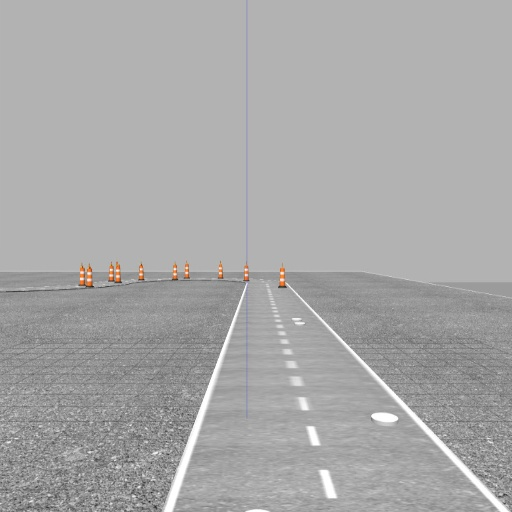
#> input picture SOC_lane_detection/input_images/in_img1.jpg, 512 x 512 px, found by its file name
$ jupyter execute appr1.ipynb   (older library calls are emulated)
#> lines starting #> are read from the running program, lines starting #| are printed output that depends on the picture; after the words box and inside, x2 and y2 are one past the last pixel; in counts of white or black regions, pixels touching at a corner belong together
<a href="https://colab.research.google.com/github/yashjonjale/Lane-Finder/blob/main/appr1.ipynb" target="_parent"></a>

[cell 1]
import cv2
from google.colab.patches import cv2_imshow
import numpy as np
from matplotlib import pyplot as plt

img = cv2.imread("drive/MyDrive/input_images/in_img1.jpg")
#> img is the input picture: shape (512, 512, 3); mean B, G, R 167.7, 167.7, 167.9
cv2_imshow(img)

[cell 2]
g_img = cv2.cvtColor(img, cv2.COLOR_BGR2GRAY)
cv2_imshow(g_img)

[cell 3]
# [28 lines of commented-out code are left out]
def region_selection(image):
    """
    Determine and cut the region of interest in the input image.
    Parameters:
        image: we pass here the output from canny where we have
        identified edges in the frame
    """
    # create an array of the same size as of the input image
    mask = np.zeros_like(image)
    # if you pass an image with more then one channel
    if len(image.shape) > 2:
        channel_count = image.shape[2]
        ignore_mask_color = (255,) * channel_count
    # our image only has one channel so it will go under "else"
    else:
          # color of the mask polygon (white)
        ignore_mask_color = 255
    # creating a polygon to focus only on the road in the picture
    # we have created this polygon in accordance to how the camera was placed
    rows, cols = image.shape[:2]
    bottom_left  = [cols * 0, rows * 1]
    top_left     = [cols * 0.3, rows * 0.6]
    bottom_right = [cols * 1, rows * 1]
    top_right    = [cols * 0.7, rows * 0.6]
    vertices = np.array([[bottom_left, top_left, top_right, bottom_right]], dtype=np.int32)
    # filling the polygon with white color and generating the final mask
    cv2.fillPoly(mask, vertices, ignore_mask_color)
    # performing Bitwise AND on the input image and mask to get only the edges on the road
    masked_image = cv2.bitwise_and(image, mask)
    return masked_image

[cell 4]
img_blur = cv2.GaussianBlur(g_img, (3, 3), 0)
cv2_imshow(img_blur)

[cell 5]
img_edges= cv2.Canny(img_blur, 100, 200, L2gradient=True)
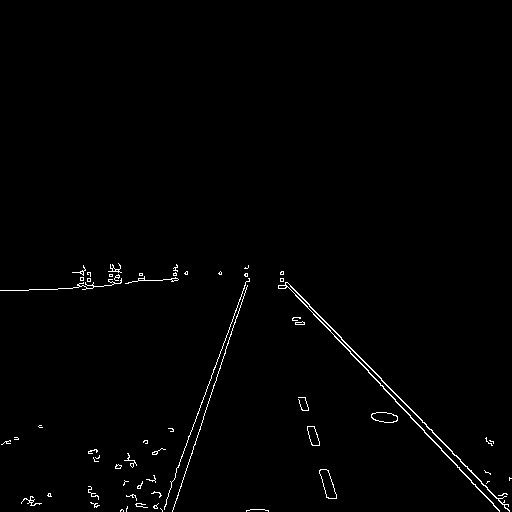
#> img_edges: shape (512, 512); 1% white in thin lines or dots, all inside (x1, y1, x2, y2) = (0, 263, 512, 512)

img_regsel_afed=region_selection(img_edges)
#> in region_selection, `cv2.fillPoly(mask, vertices, ignore_mask_color)`:
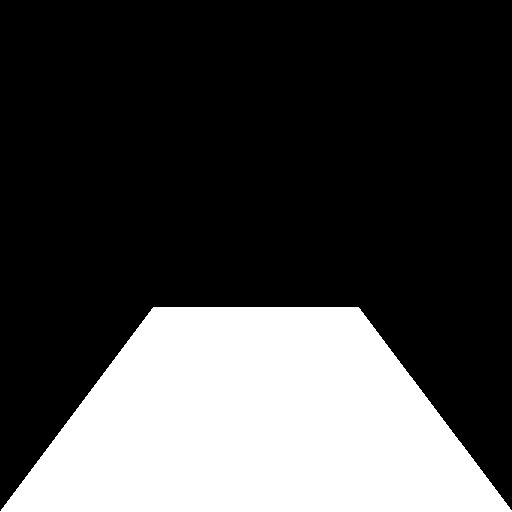
#> mask: shape (512, 512); 28.1% white; 1 white region, box (x1, y1, x2, y2) and area: (0, 307, 512, 512) 73697
#> in region_selection, `masked_image = cv2.bitwise_and(image, mask)`:
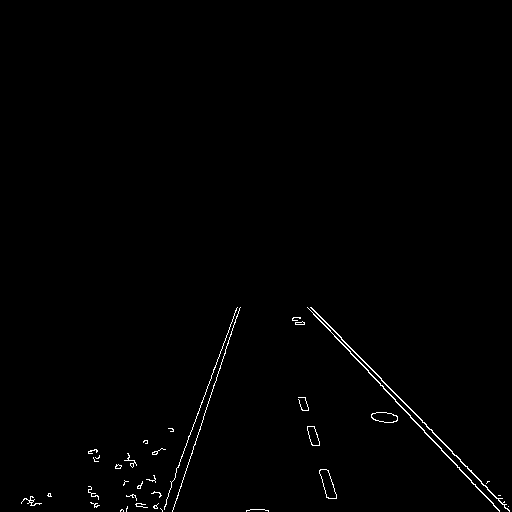
#> masked_image: shape (512, 512); 0.75% white in thin lines or dots, all inside (x1, y1, x2, y2) = (21, 307, 510, 512)
cv2_imshow(img_edges)
cv2_imshow(img_regsel_afed)

[cell 6]
# Sobel Edge Detection on the X axis
sobelx = cv2.Sobel(src=img_blur, ddepth=cv2.CV_64F, dx=1, dy=0, ksize=5)
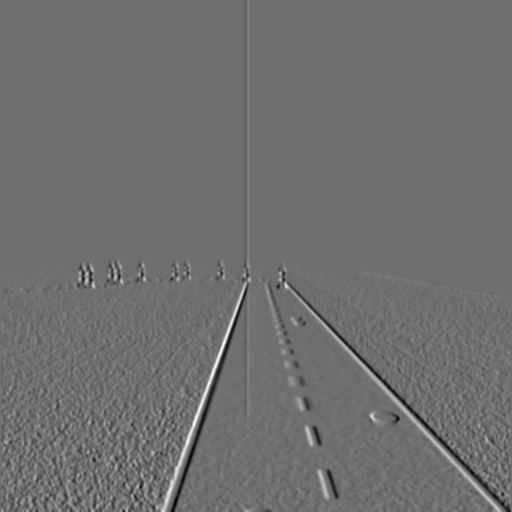
#> sobelx: shape (512, 512) float64; min -3542, max 4543, mean -0.1; drawn with min black and max white
cv2_imshow(sobelx)
# Sobel Edge Detection on the Y axis
sobely = cv2.Sobel(src=img_blur, ddepth=cv2.CV_64F, dx=0, dy=1, ksize=5)
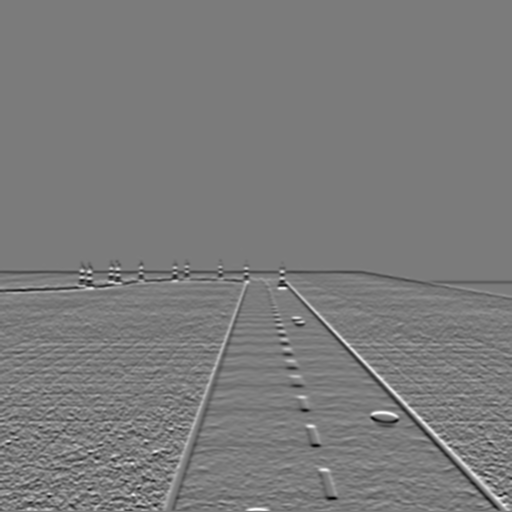
#> sobely: shape (512, 512) float64; min -3565, max 3777, mean -4.3; drawn with min black and max white
cv2_imshow(sobely)

[cell 7]
rho = 1
theta = np.pi/180
threshold = 10
min_line_length = 20
max_line_gap = 30
line_image = np.copy(g_img)*0 #creating a blank to draw lines on
#> line_image: shape (512, 512); every value is 0

# Run Hough on edge detected image
lines = cv2.HoughLinesP(img_regsel_afed, rho, theta, threshold, np.array([]), min_line_length, max_line_gap)
#> lines = 46 rows, first 6: [325, 325, 499, 511], [313, 309, 509, 511], [173, 509, 239, 308], [162, 511, 235, 310], [298, 397, 327, 497], [311, 307, 452, 453]

# Iterate over the output "lines" and draw lines on the blank
i=0
for line in lines:
    if i > 2 :
        break
    i+=1
    for x1,y1,x2,y2 in line:
        cv2.line(line_image,(x1,y1),(x2,y2),(255,0,0),10)
#> this loop made 4 passes
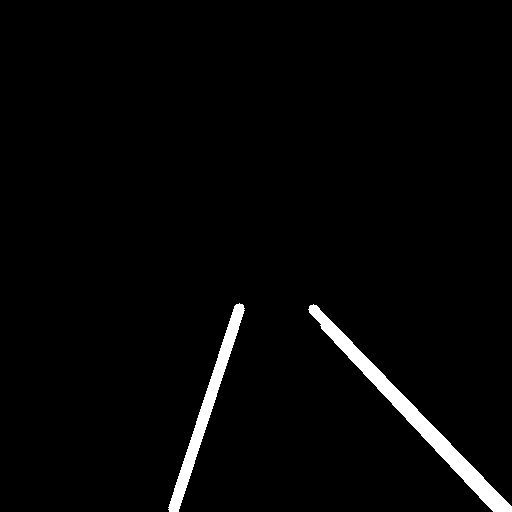
#> line_image: shape (512, 512); 2.5% white; 2 white regions, box (x1, y1, x2, y2) and area: (308, 304, 512, 512) 4115, (168, 303, 245, 512) 2439
#> after the loop, i = 3

cv2_imshow(line_image)
